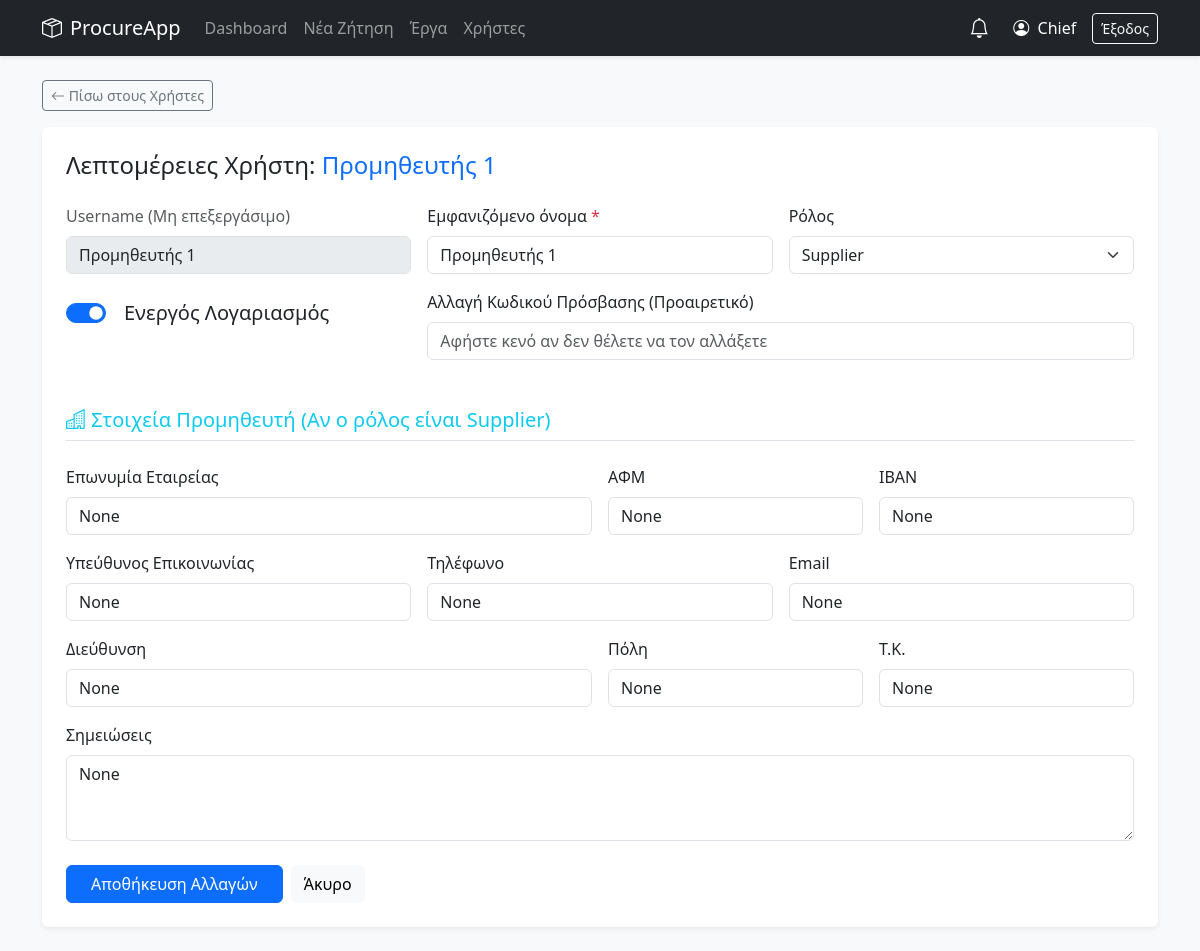
The app's page /chief/users/3 (signed in) with its own data.
### models.py (models this page shows, shortened)
class User(db.Model):
    __tablename__ = "users"
    id = db.Column(db.Integer, primary_key=True)
    username = db.Column(db.String(80), unique=True, nullable=False)
    display_name = db.Column(db.String(120), nullable=False)
    role = db.Column(db.String(20), nullable=False)
    password_hash = db.Column(db.String(255), nullable=False)
    is_active = db.Column(db.Boolean, default=True, nullable=False)
    created_at = db.Column(db.DateTime, default=datetime.utcnow)
    last_login_at = db.Column(db.DateTime, nullable=True)
    first_name = db.Column(db.String(120), nullable=True)
    last_name  = db.Column(db.String(120), nullable=True)
    approval_limit = db.Column(db.Numeric(12, 2), default=500.00)
    bids = db.relationship("Bid", backref="supplier", lazy=True)

class SupplierProfile(db.Model):
    __tablename__ = "supplier_profiles"
    id = db.Column(db.Integer, primary_key=True)
    user_id = db.Column(db.Integer, db.ForeignKey("users.id"), unique=True, nullable=False)
    company_name = db.Column(db.String(200))
    tax_id = db.Column(db.String(32))
    contact_name = db.Column(db.String(120))
    phone = db.Column(db.String(50))
    email = db.Column(db.String(120))
    address = db.Column(db.String(250))
    city = db.Column(db.String(120))
    postal_code = db.Column(db.String(20))
    iban = db.Column(db.String(34))
    notes = db.Column(db.Text)
    user = db.relationship("User", backref=db.backref("profile", uselist=False, cascade="all,delete"))

### app.py (the view, shortened to what this page needs)
@app.route("/chief/users/<int:user_id>", methods=["GET", "POST"])
@require_role("chief")
def chief_user_detail(user_id):
    u = User.query.get_or_404(user_id)
    return render_template("chief_user_detail.html", u=u)

### app.py (called while the page is built)
def require_roles(*roles):
    def wrap(fn):
        @wraps(fn)
        def inner(*args, **kwargs):
            if session.get("role") not in roles:
                flash("Δεν έχεις δικαίωμα πρόσβασης.", "danger")
                return redirect(url_for("login"))
            return fn(*args, **kwargs)
        return inner
    return wrap

@app.context_processor
def utility_processor():
    unread_notifs = []
    if 'username' in session:
        u = User.query.filter_by(username=session['username']).first()
        if u:
            unread_notifs = Notification.query.filter_by(user_id=u.id, is_read=False).order_by(Notification.created_at.desc()).all()
    return dict(phase_info=phase_info, is_editable_by_current_user=is_editable_by_current_user, now=datetime.utcnow(), unread_notifs=unread_notifs)

### templates/chief_user_detail.html (shortened to what this page needs)
{% extends "base.html" %}
{% block content %}
<div class="mb-3">
  <a class="btn btn-sm btn-outline-secondary" href="{{ url_for('chief_users') }}"><i class="bi bi-arrow-left"></i> Πίσω στους Χρήστες</a>
</div>
<div class="card shadow-sm">
  <div class="card-body p-4">
    <h4 class="mb-4">Λεπτομέρειες Χρήστη: <span class="text-primary">{{ u.username }}</span></h4>
    <form method="post" class="row g-3">
      <div class="col-md-4">
        <label class="form-label text-muted">Username (Μη επεξεργάσιμο)</label>
        <input class="form-control" value="{{ u.username }}" disabled>
      </div>
      <div class="col-md-4">
        <label class="form-label">Εμφανιζόμενο όνομα <span class="text-danger">*</span></label>
        <input class="form-control" name="display_name" value="{{ u.display_name }}" required>
      </div>
      <div class="col-md-4">
        <label class="form-label">Ρόλος</label>
        <select class="form-select" name="role">
          <option value="supplier" {{ 'selected' if u.role=='supplier' else '' }}>Supplier</option>
        </select>
      </div>
      <div class="col-md-4 mt-4">
        <div class="form-check form-switch fs-5">
          <input class="form-check-input" type="checkbox" name="is_active" id="is_active" {{ 'checked' if u.is_active else '' }} value="1">
          <label class="form-check-label ms-2" for="is_active">{{ 'Ενεργός Λογαριασμός' if u.is_active else 'Ανενεργός Λογαριασμός' }}</label>
        </div>
      </div>
      <div class="col-md-8 mt-3">
        <label class="form-label">Αλλαγή Κωδικού Πρόσβασης (Προαιρετικό)</label>
        <input type="password" class="form-control" name="password" placeholder="Αφήστε κενό αν δεν θέλετε να τον αλλάξετε">
      </div>
      {% set is_supplier = (u.role == 'supplier') %}
      <div class="col-12 mt-5">
        <h5 class="border-bottom pb-2 text-info"><i class="bi bi-buildings"></i> Στοιχεία Προμηθευτή (Αν ο ρόλος είναι Supplier)</h5>
      </div>
      <div class="col-md-6">
        <label class="form-label">Επωνυμία Εταιρείας</label>
        <input class="form-control" name="company_name" value="{{ (u.profile.company_name if u.profile else '') }}">
      </div>
      <div class="col-md-3">
        <label class="form-label">ΑΦΜ</label>
        <input class="form-control" name="tax_id" value="{{ (u.profile.tax_id if u.profile else '') }}">
      </div>
      <div class="col-md-3">
        <label class="form-label">IBAN</label>
        <input class="form-control" name="iban" value="{{ (u.profile.iban if u.profile else '') }}">
      </div>
      <div class="col-md-4">
        <label class="form-label">Υπεύθυνος Επικοινωνίας</label>
        <input class="form-control" name="contact_name" value="{{ (u.profile.contact_name if u.profile else '') }}">
      </div>
      <div class="col-md-4">
        <label class="form-label">Τηλέφωνο</label>
        <input class="form-control" name="phone" value="{{ (u.profile.phone if u.profile else '') }}">
      </div>
      <div class="col-md-4">
        <label class="form-label">Email</label>
        <input class="form-control" name="email" value="{{ (u.profile.email if u.profile else '') }}">
      </div>
      <div class="col-md-6">
        <label class="form-label">Διεύθυνση</label>
        <input class="form-control" name="address" value="{{ (u.profile.address if u.profile else '') }}">
      </div>
      <div class="col-md-3">
        <label class="form-label">Πόλη</label>
        <input class="form-control" name="city" value="{{ (u.profile.city if u.profile else '') }}">
      </div>
      <div class="col-md-3">
        <label class="form-label">Τ.Κ.</label>
        <input class="form-control" name="postal_code" value="{{ (u.profile.postal_code if u.profile else '') }}">
      </div>
      <div class="col-12">
        <label class="form-label">Σημειώσεις</label>
        <textarea class="form-control" name="notes" rows="3">{{ (u.profile.notes if u.profile else '') }}</textarea>
      </div>
      <div class="col-12 mt-4 d-flex gap-2">
        <button class="btn btn-primary px-4" type="submit">Αποθήκευση Αλλαγών</button>
        <a class="btn btn-light" href="{{ url_for('chief_users') }}">Άκυρο</a>
      </div>
    </form>
  </div>
</div>
{% endblock %}

### templates/base.html (style rules this page uses)
body { background-color: #f8f9fa; font-family: system-ui, -apple-system, sans-serif; }
.card { border: none; box-shadow: 0 2px 8px rgba(0,0,0,.05); margin-bottom: 1.5rem; }

### records on screen
User: username "Προμηθευτής 1", display_name "Προμηθευτής 1", is_active "Ενεργός Λογαριασμός"
SupplierProfile: company_name "None", tax_id "None", iban "None", contact_name "None", phone "None", email "None", address "None", city "None", postal_code "None", notes "None"

### other values on screen
{{ session.get('name') }} "Chief"
